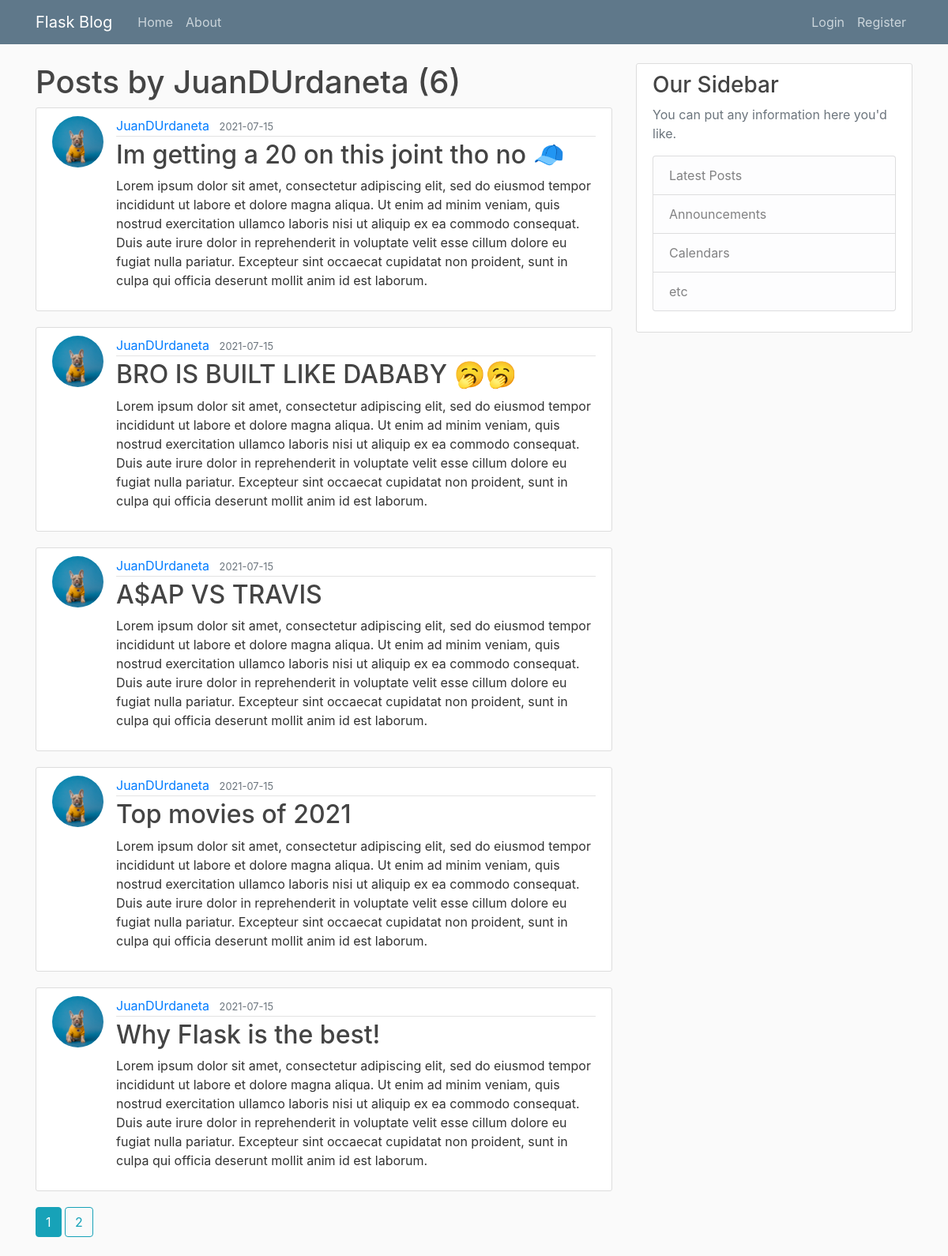
Screenshot of /user/JuanDUrdaneta with the database file from the repository.
### flaskblog/models.py (models this page shows, shortened)
class User(db.Model, UserMixin):
    id = db.Column(db.Integer, primary_key=True)
    username = db.Column(db.String(20), unique=True, nullable=False)
    email = db.Column(db.String(120), unique=True, nullable=False)
    image_file = db.Column(db.String(20), nullable=False, default='default.jpg')
    password = db.Column(db.String(60), nullable=False)
    posts = db.relationship('Post', backref='author', lazy=True)

class Post(db.Model):
    id = db.Column(db.Integer, primary_key=True)
    title = db.Column(db.String(100), nullable=False)
    date_posted = db.Column(db.DateTime, nullable=False, default=datetime.utcnow)
    content = db.Column(db.Text, nullable=False)
    user_id = db.Column(db.Integer, db.ForeignKey('user.id'), nullable=False)

### flaskblog/routes.py (the view)
@app.route("/user/<string:username>")
def user_posts(username):
    page = request.args.get('page', 1, type=int)
    user = User.query.filter_by(username=username).first_or_404()
    posts = Post.query.filter_by(author=user).order_by(Post.date_posted.desc()).paginate(page=page, per_page=5)
    return render_template('user_posts.html', title=user.username, posts=posts, user=user)

### flaskblog/templates/user_posts.html
{% extends "layout.html" %}
{% block content %}
    <h1>Posts by {{user.username}} ({{posts.total}})</h1>
    {% for post in posts.items %}
        <article class="media content-section">
          <img src="{{url_for('static', filename='profile_pics/'+ post.author.image_file )}}" class="rounded-circle article-img">
          <div class="media-body">
            <div class="article-metadata">
              <a class="mr-2" href="{{url_for('user_posts', username = post.author.username)}}">{{ post.author.username }}</a>
              <small class="text-muted">{{ post.date_posted.strftime('%Y-%m-%d') }}</small>
            </div>
            <h2><a class="article-title" href="{{url_for('post', post_id=post.id)}}">{{ post.title }}</a></h2>
            <p class="article-content">{{ post.content }}</p>
          </div>
        </article>
    {% endfor %}
      {% for page_num in posts.iter_pages(left_edge=1, right_edge=1, left_current=1, right_current=2) %}
        {% if page_num %}
          {% if posts.page == page_num %}
          <a href="{{url_for('user_posts', page=page_num, username=user.username)}}" class="btn btn-info mb-4">{{page_num}}</a>
          {% else %}
          <a href="{{url_for('user_posts', page=page_num, username=user.username)}}" class="btn btn-outline-info mb-4">{{page_num}}</a>
          {% endif %}
        {% else %}
        ...
        {% endif %}
      {% endfor %}
{% endblock content %}

### flaskblog/templates/layout.html (shortened to what this page needs)
<!DOCTYPE html>
<html>
<head>
    <link rel="stylesheet" href="https://maxcdn.bootstrapcdn.com/bootstrap/4.0.0/css/bootstrap.min.css">
    <link rel="stylesheet" type="text/css" href="{{ url_for('static', filename='main.css') }}">
</head>
<body>
    <header class="site-header">
      <nav class="navbar navbar-expand-md navbar-dark bg-steel fixed-top">
        <div class="container">
          <a class="navbar-brand mr-4" href="/">Flask Blog</a>
          <div class="collapse navbar-collapse" id="navbarToggle">
            <div class="navbar-nav mr-auto">
              <a class="nav-item nav-link" href="{{ url_for('home') }}">Home</a>
              <a class="nav-item nav-link" href="{{ url_for('about') }}">About</a>
            </div>
            <div class="navbar-nav">
              {% if current_user.is_authenticated %}
                <a class="nav-item nav-link" href="{{ url_for('account') }}">Account</a>
                <a class="nav-item nav-link" href="{{ url_for('new_post') }}">Compose Post</a>
                <a class="nav-item nav-link" href="{{ url_for('logout') }}">Logout</a>
              {% else %}
                <a class="nav-item nav-link" href="{{ url_for('login') }}">Login</a>
                <a class="nav-item nav-link" href="{{ url_for('register') }}">Register</a>
              {% endif %}
            </div>
          </div>
        </div>
      </nav>
    </header>
    <main role="main" class="container">
      <div class="row">
        <div class="col-md-8">
          {% block content %}{% endblock %}
        </div>
        <div class="col-md-4">
          <div class="content-section">
            <h3>Our Sidebar</h3>
            <p class='text-muted'>You can put any information here you'd like.
              <ul class="list-group">
                <li class="list-group-item list-group-item-light">Latest Posts</li>
                <li class="list-group-item list-group-item-light">Announcements</li>
                <li class="list-group-item list-group-item-light">Calendars</li>
                <li class="list-group-item list-group-item-light">etc</li>
              </ul>
            </p>
          </div>
        </div>
      </div>
    </main>
</body>
</html>

### flaskblog/static/main.css (style rules this page uses)
body { background: #fafafa; color: #333333; margin-top: 5rem; }
h1, h2, h3, h4, h5, h6 { color: #444444; }
.bg-steel { background-color: #5f788a; }
.site-header .navbar-nav .nav-link { color: #cbd5db; }
.content-section { background: #ffffff; padding: 10px 20px; border: 1px solid #dddddd; border-radius: 3px; margin-bottom: 20px; }
.article-title { color: #444444; }
.article-content { white-space: pre-line; }
.article-img { height: 65px; width: 65px; margin-right: 16px; object-fit: cover; }
.article-metadata { padding-bottom: 1px; margin-bottom: 4px; border-bottom: 1px solid #e3e3e3 }

### rows the page displays
User: username "JuanDUrdaneta"
Post: image_file (placeholder picture), author.username "JuanDUrdaneta", date_posted "2021-07-15", title "Im getting a 20 on this joint tho no 🧢", content "Lorem ipsum dolor sit amet, consectetur adipiscing elit, sed do eiusmod tempor incididunt ut labore et dolore magna aliqua. Ut enim ad minim veniam, quis nostrud exercitation ullamco laboris nisi ut aliquip ex ea commodo consequat. Duis aute irure dolor in reprehenderit in voluptate velit esse cillum dolore eu fugiat nulla pariatur. Excepteur sint occaecat cupidatat non proident, sunt in culpa qui officia deserunt mollit anim id est laborum."
Post: image_file (placeholder picture), author.username "JuanDUrdaneta", date_posted "2021-07-15", title "BRO IS BUILT LIKE DABABY 🥱🥱", content "Lorem ipsum dolor sit amet, consectetur adipiscing elit, sed do eiusmod tempor incididunt ut labore et dolore magna aliqua. Ut enim ad minim veniam, quis nostrud exercitation ullamco laboris nisi ut aliquip ex ea commodo consequat. Duis aute irure dolor in reprehenderit in voluptate velit esse cillum dolore eu fugiat nulla pariatur. Excepteur sint occaecat cupidatat non proident, sunt in culpa qui officia deserunt mollit anim id est laborum."
Post: image_file (placeholder picture), author.username "JuanDUrdaneta", date_posted "2021-07-15", title "A$AP VS TRAVIS", content "Lorem ipsum dolor sit amet, consectetur adipiscing elit, sed do eiusmod tempor incididunt ut labore et dolore magna aliqua. Ut enim ad minim veniam, quis nostrud exercitation ullamco laboris nisi ut aliquip ex ea commodo consequat. Duis aute irure dolor in reprehenderit in voluptate velit esse cillum dolore eu fugiat nulla pariatur. Excepteur sint occaecat cupidatat non proident, sunt in culpa qui officia deserunt mollit anim id est laborum."
Post: image_file (placeholder picture), author.username "JuanDUrdaneta", date_posted "2021-07-15", title "Top movies of 2021", content "Lorem ipsum dolor sit amet, consectetur adipiscing elit, sed do eiusmod tempor incididunt ut labore et dolore magna aliqua. Ut enim ad minim veniam, quis nostrud exercitation ullamco laboris nisi ut aliquip ex ea commodo consequat. Duis aute irure dolor in reprehenderit in voluptate velit esse cillum dolore eu fugiat nulla pariatur. Excepteur sint occaecat cupidatat non proident, sunt in culpa qui officia deserunt mollit anim id est laborum."
Post: image_file (placeholder picture), author.username "JuanDUrdaneta", date_posted "2021-07-15", title "Why Flask is the best!", content "Lorem ipsum dolor sit amet, consectetur adipiscing elit, sed do eiusmod tempor incididunt ut labore et dolore magna aliqua. Ut enim ad minim veniam, quis nostrud exercitation ullamco laboris nisi ut aliquip ex ea commodo consequat. Duis aute irure dolor in reprehenderit in voluptate velit esse cillum dolore eu fugiat nulla pariatur. Excepteur sint occaecat cupidatat non proident, sunt in culpa qui officia deserunt mollit anim id est laborum."

### other values shown
{{ posts.total }} "6"
{{ page_num }} "1"
{{ page_num }} "2"
